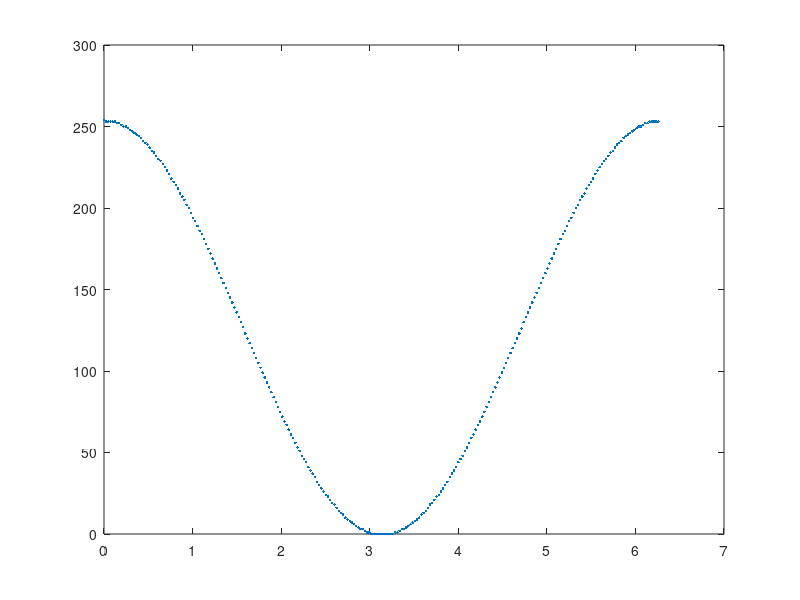

Source code (MATLAB): (Note: this script raises an error after producing the figure.)
%% Generate a cos wave for the ROM
% Cos is generated between 0 and 255.
x=[0:255]/256*2*pi;
y = floor(cos(x)*127)+127;

% Plot
figure(1);
clf;
plot(x,y,'.');
% Generate ROM
dat2rom(y);





return;
